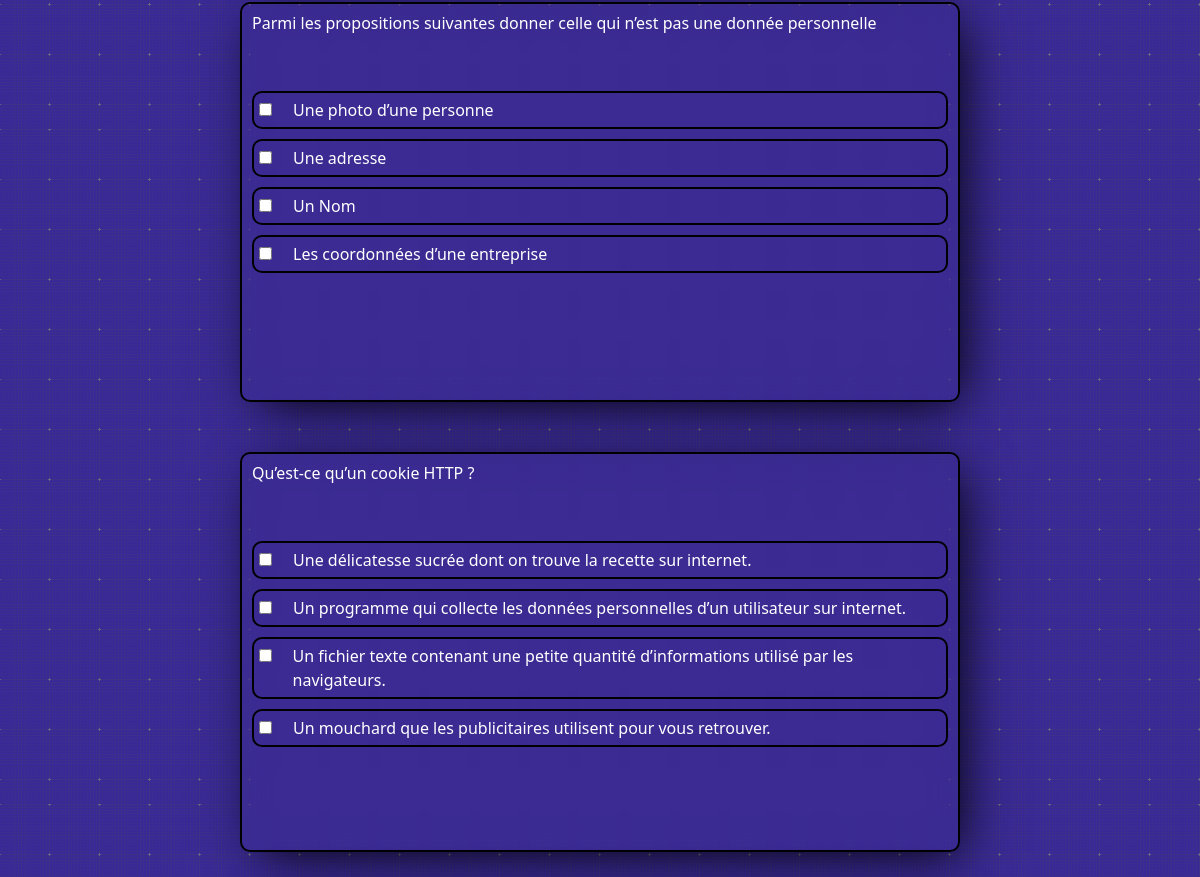
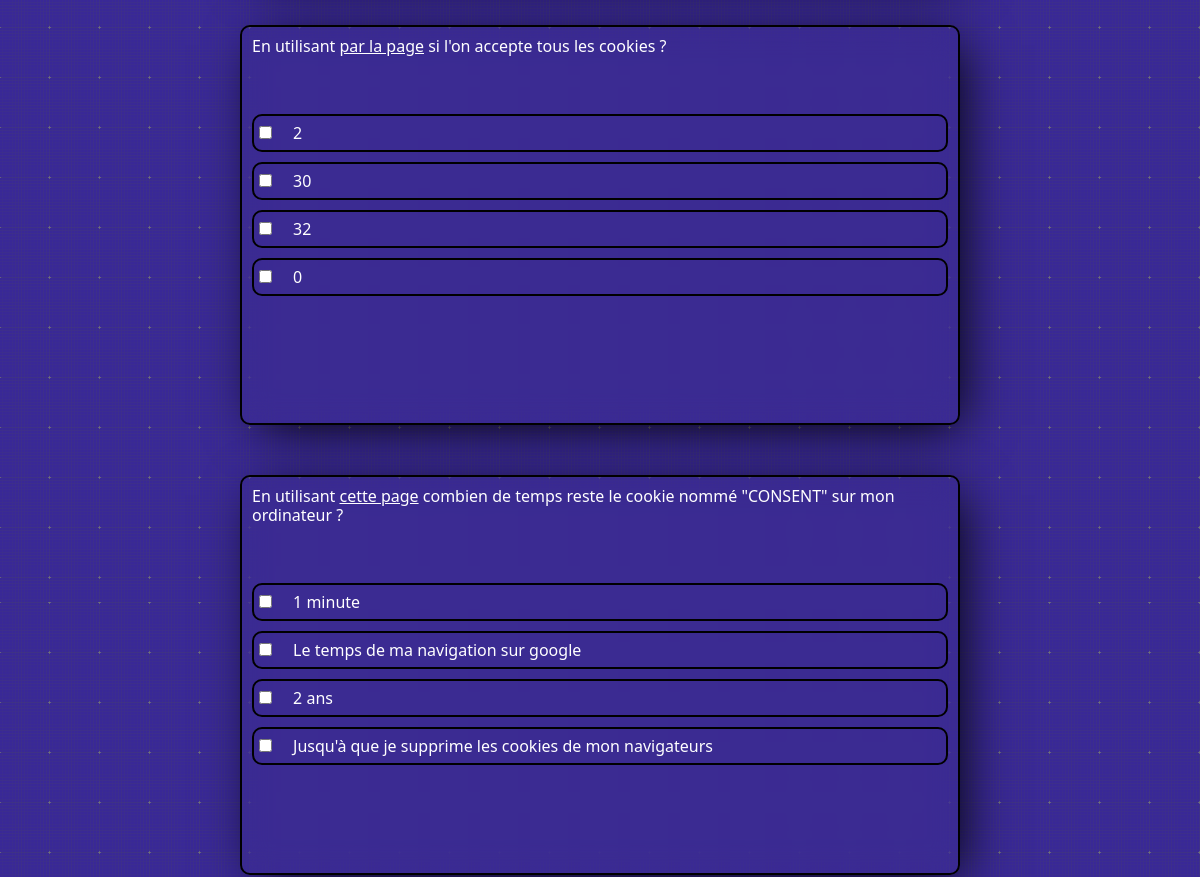
Before: /pddquizz1/ (middle part) with the older database file (2 pictures, top to bottom).
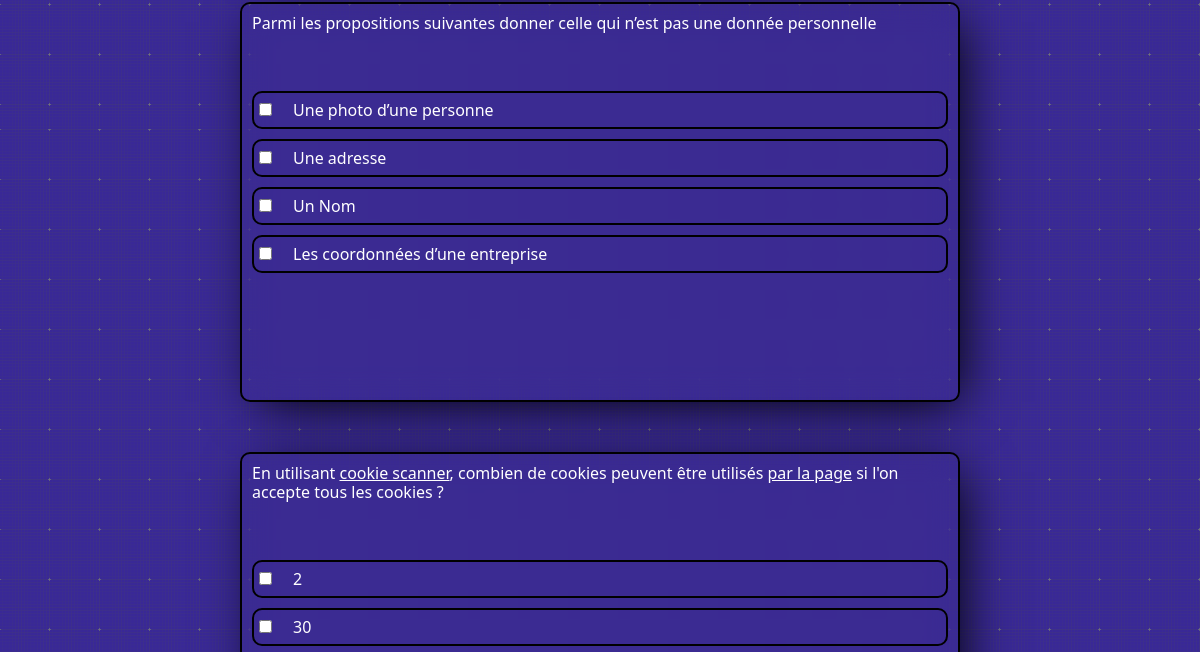
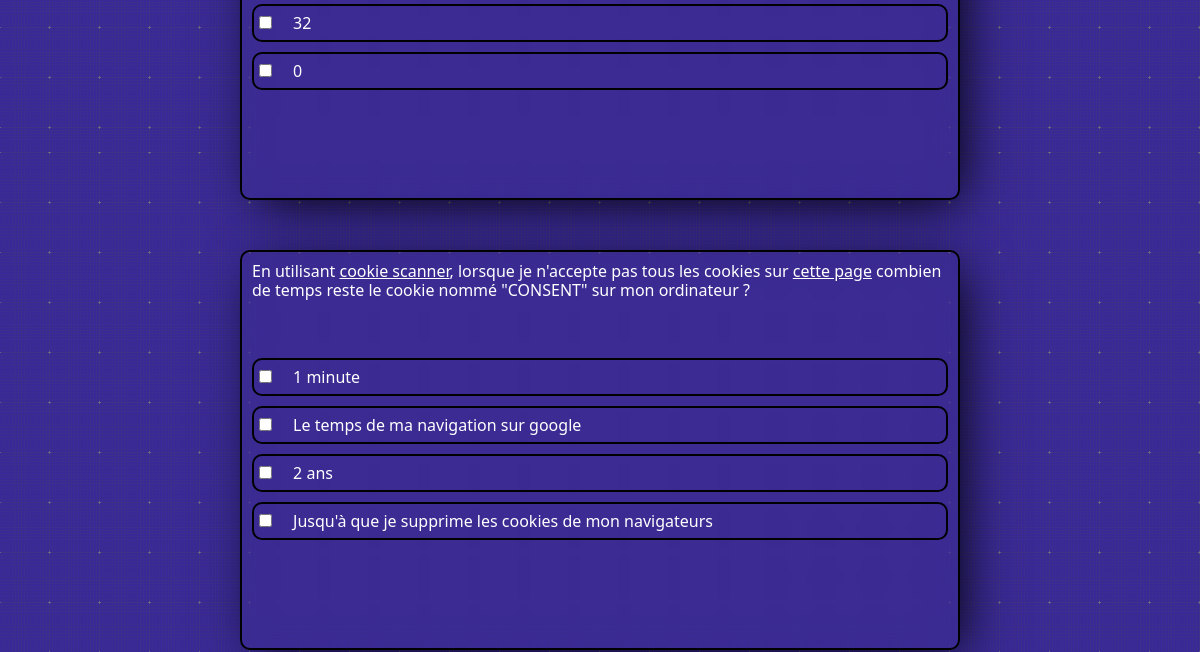
After: the same page with the newer database file (2 pictures, top to bottom).
### questionnaire/models.py (models this page shows)
class ProtecDesDonneesLv1(models.Model):
    numero = models.CharField(max_length=255)
    enonce = models.CharField(max_length=255)
    reponse1 = models.CharField(max_length=255)
    reponse2 = models.CharField(max_length=255)
    reponse3 = models.CharField(max_length=255)
    reponce4 = models.CharField(max_length=255)
    reponseVrai = models.CharField(max_length=255)
    reponse = models.CharField(max_length=255)
    explication = models.CharField(max_length=1000, default="")
    qcm = models.BooleanField(default=False)

### questionnaire/views.py (the view, shortened to what this page needs)
# urls.py: path("pddquizz1/", pddquizz1, name='pddquizz1'),
def pddquizz1(request):
    questions = ProtecDesDonneesLv1.objects.all()
    context = {
        'questions':questions
    }
    return render(request, "questionnaire/pddquizz.html", context)

### questionnaire/templates/questionnaire/pddquizz.html (shortened to what this page needs)
{% load static %}
<!DOCTYPE html>
<html lang="en">
<head>
    <link rel="stylesheet" href="{% static 'css/pddquizz.css' %}">
    <link href="https://cdn.jsdelivr.net/npm/bootstrap@5.3.0-alpha1/dist/css/bootstrap.min.css" rel="stylesheet">
</head>
<body>
    <section id="main">
        <div class="above">
            <form method="POST" action="">
                {% for question in questions %}
                    {% if question.reponse1 == "null" %}
                        <div class="cadre_court">
                            <h3>{{ question.enonce | safe }}</h3>
                            <div class="reponse">
                            <input id="submitrep" type="text" name="{{question.numero}}" placeholder="Répondre" required="">
                            </div>
                        </div>
                    {% elif question.qcm == True and question.reponse3 == 'null' %}
                        <div class="cadre_qcm_court">
                            <h3>{{ question.enonce | safe }}</h3>
                            <div class="reponse1_qcm">
                                <div class="input">
                                    <input type="checkbox" id="Vrai" name="qcm1" value="{{question.numero}}.1" re>
                                </div>
                                <label for="qcmchoice1">{{question.reponse1}}</label>
                            </div>
                            <div class="reponse1_qcm">
                                <div class="input">
                                    <input type="checkbox" id="Faux" name="qcm1" value="{{question.numero}}.2">
                                </div>
                                <label for="qcmchoice2">{{question.reponse2}}</label>
                            </div>
                        </div>
                    {% elif question.qcm == True %}
                        <div class="cadre_qcm">
                            <h3>{{ question.enonce | safe }}</h3>
                            <div class="reponse1_qcm">
                                <div class="input">
                                    <input type="checkbox" id="Vrai" name="qcm1" value="{{question.numero}}.1">
                                </div>
                                <label for="qcmchoice1">{{question.reponse1}}</label>
                            </div>
                            <div class="reponse1_qcm">
                                <div class="input">
                                    <input type="checkbox" id="Vrai" name="qcm1" value="{{question.numero}}.2">
                                </div>
                                <label for="qcmchoice2">{{question.reponse2}}</label>
                            </div>
                            <div class="reponse1_qcm">
                                <div class="input">
                                    <input type="checkbox" id="Faux" name="qcm1" value="{{question.numero}}.3">
                                </div>
                                <label for="qcmchoice3">{{question.reponse3}}</label>
                            </div>
                            <div class="reponse1_qcm">
                                <div class="input">
                                    <input type="checkbox" id="Faux" name="qcm1" value="{{question.numero}}.4">
                                </div>
                                <label for="qcmchoice4">{{question.reponce4}}</label>
                            </div>
                        </div>
                    {% endif %}
                {% endfor %}
            </form>
        </div>
    </section>
</body>
</html>

Changed rows visible on the page:
removed ProtecDesDonneesLv1: enonce "Qu’est-ce qu’un cookie HTTP ?", reponse1 "Une délicatesse sucrée dont on trouve la recette sur internet.", reponse2 "Un programme qui collecte les données personnelles d’un utilisateur sur internet.", reponse3 "Un fichier texte contenant une petite quantité d’informations utilisé par les navigateurs.", reponce4 "Un mouchard que les publicitaires utilisent pour vous retrouver."
changed ProtecDesDonneesLv1: enonce "En utilisant par la page si l'on accepte tous les cookies ?" → "En utilisant cookie scanner , combien de cookies peuvent être utilisés par la page si l'on accepte tous les cookies ?"
changed ProtecDesDonneesLv1 "Le temps de ma navigation sur google": enonce "En utilisant cette page combien de temps reste le cookie nommé \"CONSENT\" sur mon ordinateur ?" → "En utilisant cookie scanner , lorsque je n'accepte pas tous les cookies sur cette page combien de temps reste le cookie nommé \"CONSENT\" sur mon ordinateur ?"
